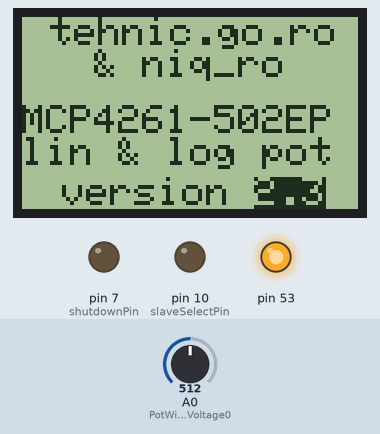
Simulated run of this sketch. Board: Arduino Mega 2560, built with avr-gcc and run on an emulated ATmega2560. Shown: 84×48 one-colour display, output pins drawn as LEDs (lit = HIGH). The test bench sets the inputs (shaded band); at power-on: A0 (PotWiperVoltage0) = 512.

Above: at 0.1 s.
At 3.1 s:
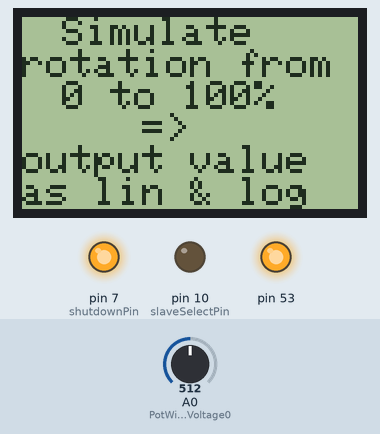
At 35.9 s:
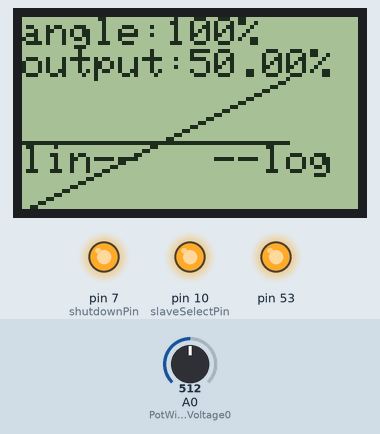
At 39.2 s:
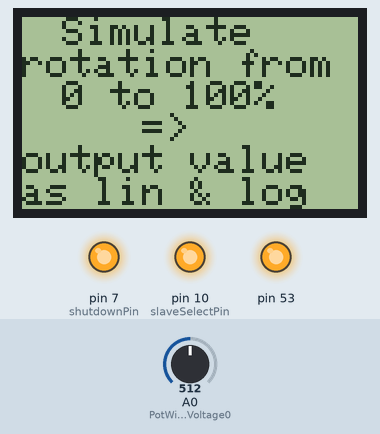
Timing chart, 0 to 40.0 s (numbered marks = the images above):
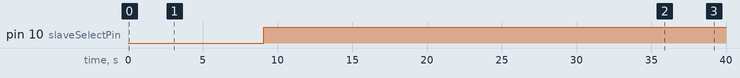

The sketch:

MCP4261_lin_to_log_Nokia5110_2m3.ino
```cpp
/*
  Matthew McMillan @matthewmcmillan -  http://matthewcmcmillan.blogspot.com
  Digital Pot Control (MCP4251)

  This example controls a Microchip MCP4251 digital potentiometer.
  The MCP4251 has 2 potentiometer channels. Each channel's pins are labeled:
      A - connect this to voltage
      W - this is the pot's wiper, which changes when you set it
      B - connect this to ground.
  The MCP4251 also has Terminal Control Registers (TCON) which allow you to
  individually connect and disconnect the A,W,B terminals which can be useful
  for reducing power usage or motor controls.

  A value of 0 is no resistance
  A value of 128 is approximately half ohms
  A value of 255 is maxim of resistance

  The MCP4251 is SPI-compatible. To command it you send two bytes,
  one with the memory address and one with the value to set at that address.
  The MCP4251 has few different memory addresses for wipers and tcon (Terminal Control)
     *Wiper 0 write
     *Wiper 0 read
     *Wiper 1 write
     *Wiper 1 read
     *TCON write
     *TCON read

 The circuit:
     * All A pins of MCP4251 connected to +5V
     * All B pins of MCP4251 connected to ground
     * W0 pin to A0
     * W1 pin to A1
     * VSS - to GND
     * VDD - to +5v
     * SHDN - to digital pin 7 (and a 4.7k pull down resistor)
     * CS - to digital pin 10  (SS pin) or 53 at Mega
     * SDI - to digital pin 11 (MOSI pin) or 51 at Mega
     * SDO - to digital pin 12 (MISO pin) or 50 at mega
     * CLK - to digital pin 13 (SCK pin) or 52 at Mega

 created 12 Mar 2014

 Thanks to Heather Dewey-Hagborg and Tom Igoe for their original tutorials
adapted by Nicu FLORICA (aka niq_ro) - http://www.tehnic.go.ro
& http://www.arduinotehniq.com/
& http://nicuflorica.blogspot.ro/
& http://arduinotehniq.blogspot.com/
*/

// Nokia 5110 LCD (PCD8544) from https://code.google.com/p/pcd8544/
/* niq_ro ( http://nicuflorica.blogspot.ro ) case for Nokia 5110 LCD (PCD8544) - LPH 7366:
 For module from China, you must connect like this:
* Pin 1 (RST) -> Arduino digital 6 (D6)
* Pin 2 (CE) -> Arduino digital 5 (D5)
* Pin 3 (DC) -> Arduino digital 4 (D4)
* Pin 4 (DIN) -> Arduino digital 3 (D3)
* Pin 5 (CLK) - Arduino digital 2 (D2)
* Pin 6 (Vcc) -> +5V thru adaptor module (see http://nicuflorica.blogspot.ro/2013/06/afisajul-folosit-la-telefoanele-nokia.html )
* Pin 7 (LIGHT) -> +5V thru 56-100 ohms resistor (for permanent lights) or... other pin control
* Pin 8 (GND) -> GND1 or GND2
*/

// adapted sketch by niq_ro from http://nicuflorica.blogspot.ro
// version 3.0

#include <Adafruit_GFX.h>
#include <Adafruit_PCD8544.h>
// Adafruit_PCD8544 display = Adafruit_PCD8544(SCLK, DIN, DC, CS, RST);
Adafruit_PCD8544 display = Adafruit_PCD8544(2, 3, 4, 5, 6);


// inslude the SPI library:
#include <SPI.h>

// set pin 10 as the slave select for the digital pot:
const int slaveSelectPin = 10;    // Uno
//const int slaveSelectPin = 53;    // Mega
const int shutdownPin = 7;
const int wiper0writeAddr = B00000000;
const int wiper1writeAddr = B00010000;
const int tconwriteAddr = B01000000;
const int tcon_0off_1on = B11110000;
const int tcon_0on_1off = B00001111;
const int tcon_0off_1off = B00000000;
const int tcon_0on_1on = B11111111;


int scurt = 250;
int lung = 3000;

int PotWiperVoltage0 = 0;
int RawVoltage0 = 0;
float Voltage0 = 0;
int PotWiperVoltage1 = 1;
int RawVoltage1 = 0;
float Voltage1 = 0;

// transform lin to log
float a = 0.2;     // for x = 0 to 63% => y = a*x;
float x1 = 63;
float y1 = 12.6;   //
float b1 = 2.33;     // for x = 63 to 100% => y = a1 + b1*x;
float a1 = -133.33;


float level, level1, level2;


void setup() {
  // set the slaveSelectPin as an output:
  pinMode (slaveSelectPin, OUTPUT);
  // set the shutdownPin as an output:
  pinMode (shutdownPin, OUTPUT);
  // start with all the pots shutdown
  digitalWrite(shutdownPin,LOW);
  // initialize SPI:
  SPI.begin();

  display.begin();
  // init done

  // you can change the contrast around to adapt the display
  // for the best viewing!
//  display.setContrast(100);
 display.setContrast(50);  // optimal 50-70
  display.clearDisplay();


  // Print a logo message to the LCD.
  display.setTextSize(1);
  display.setTextColor(BLACK);
  display.setCursor(7,0);
  display.println("tehnic.go.ro");
  display.setCursor(18, 8);
  display.print("& niq_ro");
  display.setCursor(0, 22);
  display.print("MCP4261-502EP");
  display.setCursor(0, 30);
  display.print("lin & log pot");
  display.setCursor(10, 40);
  display.print("version ");
  display.setTextColor(WHITE, BLACK);
  display.print("2.3");
  display.display();
  delay (3000);
  display.clearDisplay();
digitalWrite(shutdownPin,HIGH); //Turn off shutdown
}


void loop() {

display.clearDisplay();
display.display(); // show splashscreen

  // first test with 0 to 100% rotation
display.setTextSize(1);
display.setTextColor(BLACK);
display.setCursor(10,0);
display.print("Simulate");
display.setCursor(0,8);
display.print("rotation from");
display.setCursor(10,16);
display.print("0 to 100%");
display.setCursor(30,24);
display.print("=>");
display.setCursor(0,32);
display.print("output value");
display.setCursor(0,40);
display.print("as lin & log");

display.display(); // show splashscreen
delay(2*lung);
display.clearDisplay();


for (int procent = 0; procent <= 100; procent++)
  {
    if (procent < 63)  // for x = 0 to 63% => y = a*x;
    {
    level = a * procent;
    }
    else               // for x = 63 to 100% => y = y1 + b*x;
    {
    //level = y1 + b * (procent - x1);
    level = a1 + b1 * procent;
    }
level1 = map(level, 0, 100, 0, 255);      // convert 100% in 256 steps
digitalPotWrite(wiper0writeAddr, level1); // Set wiper 0 to 255
//afisare0(procent);
digitalPotWrite(wiper1writeAddr, level1); // Set wiper 0 to 255
//afisare1(procent);

//display.clearDisplay();
display.setTextSize(1);
  for (int i=0; i < 16; i+=1) {
    display.drawLine(40, i, display.width(), i, WHITE);
//    display.display();
  }

//display.setTextSize(2);
display.setCursor(0,0);
 display.setTextColor(BLACK);
display.print("angle:");
if (procent < 100) display.print(" ");
if (procent < 10) display.print(" ");
    display.print(procent);
    display.print("%");
display.setTextSize(1);
    RawVoltage0 = analogRead(PotWiperVoltage0);
    Voltage0 = (RawVoltage0 * 100.0 )/ 1024.0;
//display.setTextSize(2);
//display.setCursor(0,16);
//if (Voltage0 < 100) display.print(" ");
display.setCursor(0,8);
 display.setTextColor(BLACK);
    display.print("output:");
if (Voltage0 < 10) display.print(" ");
    display.print(Voltage0,2);
    display.print("%");

if (procent > 45) {
display.setCursor(0,32);
display.setTextColor(BLACK);
    display.print("lin--");
}
if (procent > 70) {
display.setCursor(0,32);
display.setTextColor(BLACK);
    display.print("        --log");
}


//  display.drawLine(procent/1.5, display.height(), procent/1.5, display.height()-Voltage0/3, BLACK);
  display.drawPixel(procent/1.5, display.height()-procent/3, BLACK);
  display.drawPixel(procent/1.5, display.height()-Voltage0/3, BLACK);

    display.display(); // show splashscreen
delay(scurt);
  }
delay(lung);

/*
for (int procent = 0; procent <= 100; procent++)
  {
    if (procent < 63)  // for x = 0 to 63% => y = a*x;
    {
    level = a * procent;
    }
    else               // for x = 63 to 100% => y = y1 + b*x;
    {
    //level = y1 + b * (procent - x1);
    level = a1 + b1 * procent;
    }
level1 = map(level, 0, 100, 0, 255);      // convert 100% in 256 steps
digitalPotWrite(wiper0writeAddr, level1); // Set wiper 0 to 255
//afisare0(procent);
digitalPotWrite(wiper1writeAddr, level1); // Set wiper 0 to 255
//afisare1(procent);
display.clearDisplay();
display.setTextSize(1);
display.setCursor(0,0);
display.setTextColor(WHITE, BLACK);
display.print("angle");
display.setCursor(0,8);
display.print("1 & 2");
display.setTextSize(2);
display.setTextColor(BLACK);
display.setCursor(36,0);
if (procent < 100) display.print(" ");
if (procent < 10) display.print(" ");
    display.print(procent);
    display.print("%");
display.setTextSize(1);
display.setTextColor(WHITE, BLACK);
display.setCursor(0,20);
    display.print("o");
display.setCursor(0,28);
    display.print("u");
display.setCursor(0,36);
    display.print("t");
    RawVoltage0 = analogRead(PotWiperVoltage0);
    Voltage0 = (RawVoltage0 * 100.0 )/ 1024.0;
    RawVoltage1 = analogRead(PotWiperVoltage1);
    Voltage1 = (RawVoltage1 * 100.0 )/ 1024.0;
display.setTextSize(2);
display.setTextColor(BLACK);
display.setCursor(0,16);
if (Voltage0 < 100) display.print(" ");
if (Voltage0 < 10) display.print(" ");
    display.print(Voltage0,2);
    display.print("%");
display.setTextSize(2);
display.setCursor(0,32);
if (Voltage1 < 100) display.print(" ");
if (Voltage1 < 10) display.print(" ");
    display.print(Voltage1,2);
    display.print("%");

    display.display(); // show splashscreen
delay(scurt);
  }
delay(lung);
*/

}


// This function takes care of sending SPI data to the pot.
void digitalPotWrite(int address, int value) {
  // take the SS pin low to select the chip:
  digitalWrite(slaveSelectPin,LOW);
  //  send in the address and value via SPI:
  SPI.transfer(address);
  SPI.transfer(value);
  // take the SS pin high to de-select the chip:
  digitalWrite(slaveSelectPin,HIGH);
}
```

Measured:
- by itself, pin 10 (slaveSelectPin): LOW → HIGH at 9.1 s
- what the display in image 1 shows lasts 6.0 s, from 3.1 s to 9.1 s
- what the display in image 2 shows lasts 3.2 s, from 35.9 s to 39.1 s
